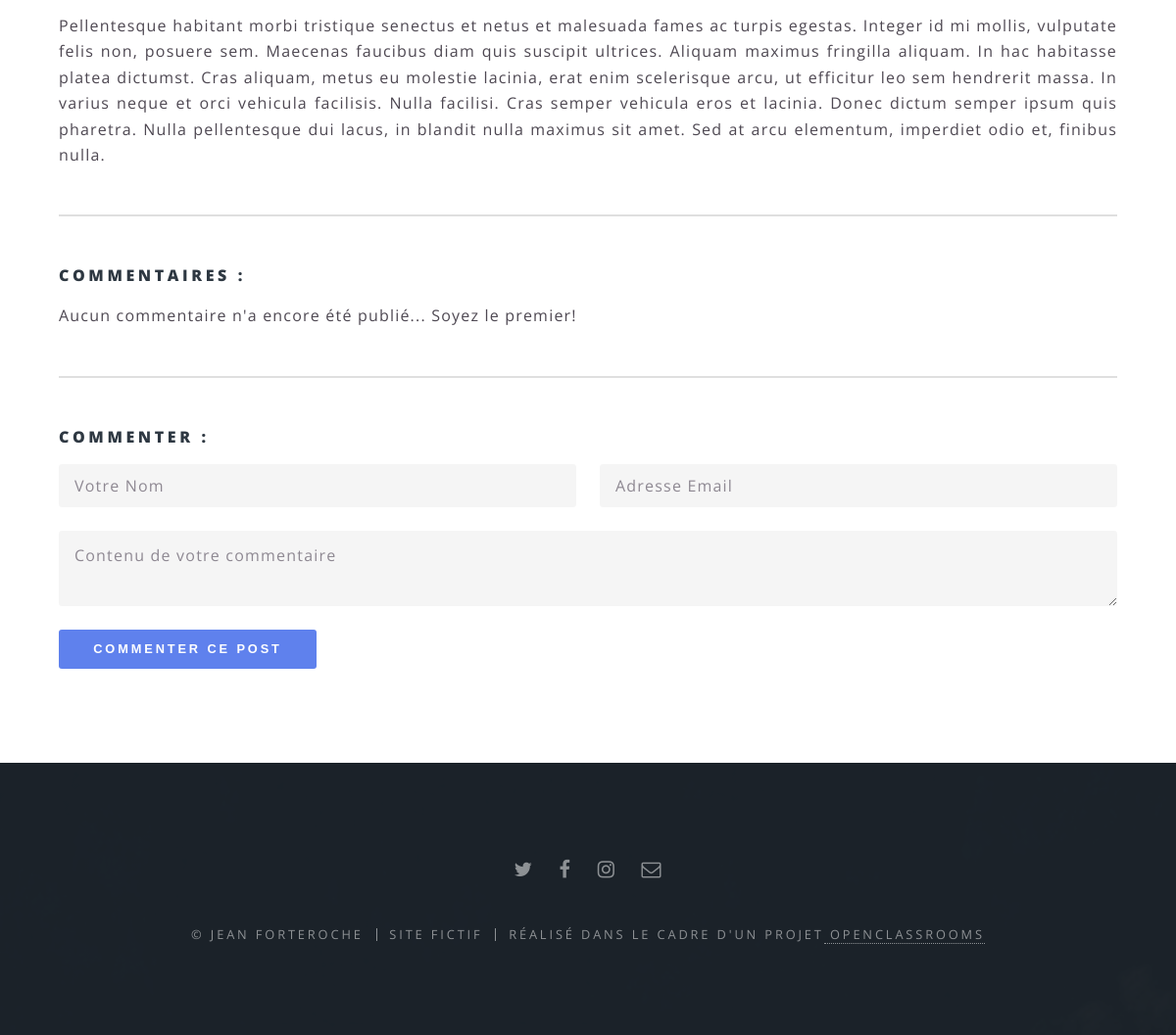
Page /?view=post&id=14 (lower part) on the earlier database version.
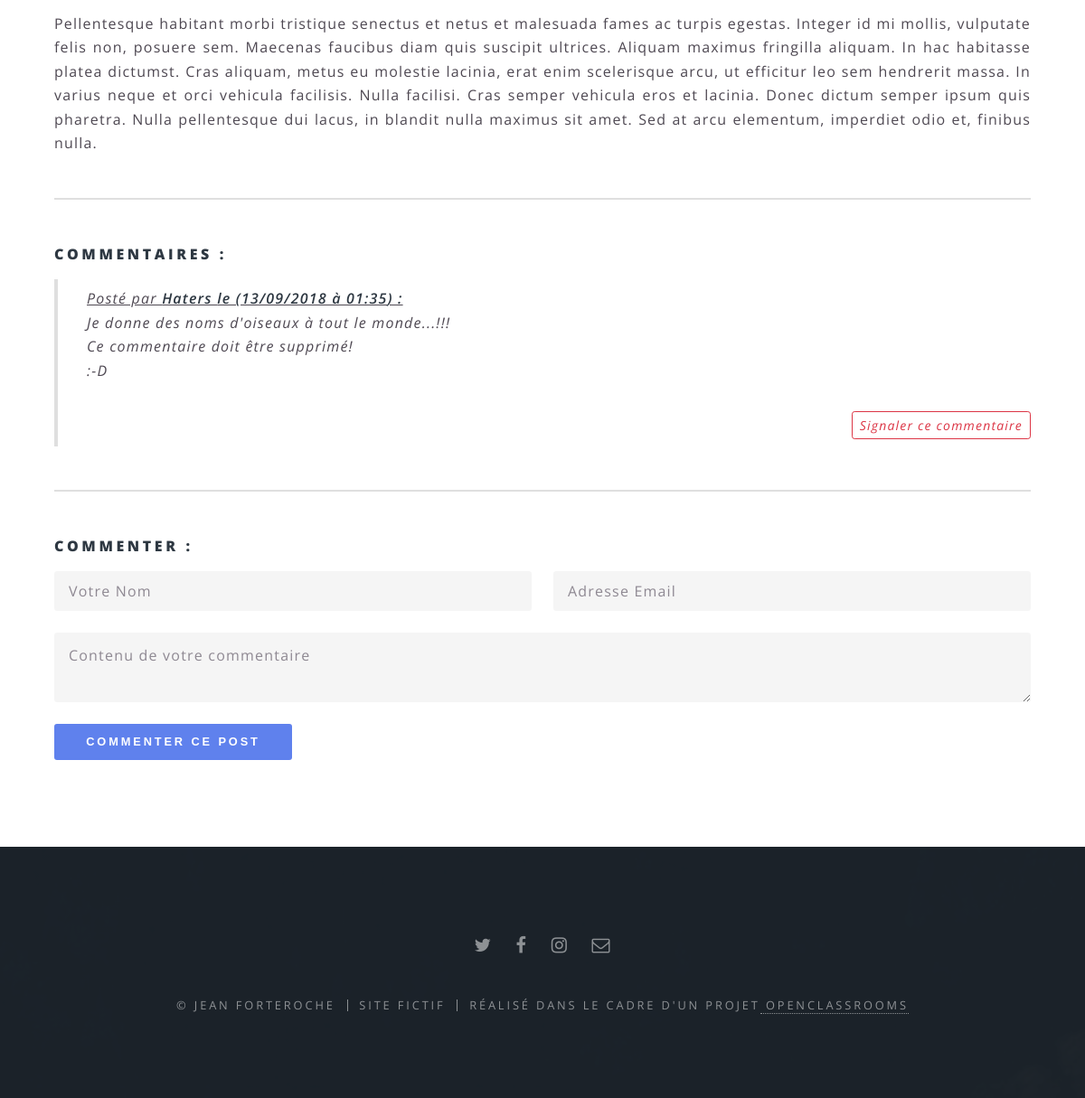
Same page on the later database version.
### tables this page shows
CREATE TABLE `comments` (
  `id` int(11) NOT NULL,
  `name` varchar(255) NOT NULL,
  `email` varchar(255) NOT NULL,
  `comment` text NOT NULL,
  `post_id` int(11) NOT NULL,
  `date` datetime NOT NULL,
  `reported` tinyint(1) NOT NULL DEFAULT '0'
);

### controllers/post.controller.php (called while the page is built, shortened)
<?php
function get_post(){
    global $db;
    $req = $db->query("
        SELECT posts.id,
                posts.title,
                posts.image,
                posts.content,
                posts.date,
                admins.name
        FROM posts
        JOIN admins
        ON posts.writer = admins.email
        WHERE posts.id='{$_GET['id']}'
        AND posts.posted='1'
    ");
    $result = $req->fetchObject();
    return $result;
}
$post = get_post();
function get_comments(){
    global $db;
    $req = $db->query("SELECT * FROM comments WHERE post_id = '{$_GET['id']}' ORDER BY date DESC");
    $results = [];
    while($rows = $req->fetchObject()){
        $results[] = $rows;
    }
    return $results;
}
$responses = get_comments();

### controllers/autoload.php (called while the page is built, shortened)
<?php
    $pages = scandir('views/');
    if(isset($_GET['view']) && !empty($_GET['view'])){
        if(in_array($_GET['view'].'.php',$pages)){
            $page = $_GET['view'];
        }else{
            $page = "error";
        }
    }else{
        $page = "home";
}
$pages_controllers = scandir('controllers/');
if(in_array($page.'.controller.php',$pages_controllers)){
    include 'controllers/'.$page.'.controller.php';
}

### views/post.php (the view, shortened to what this page needs)
<?php
if($post == false){
    header("Location:index.php?view=error");
}else{
include 'models/wrap_post.php';
?>
    <section class="wrapper style5">
    <div class="inner">
            <p><?= $post->content ?></p>
<?php
}
?>
    <hr>
    <h4>Commentaires :</h4>
<?php include 'models/comments.php' ?>
    <hr>
    <h4>Commenter :</h4>
<?php include 'models/form_comments.php'; ?>
    </div>
    </section>

### models/comments.php
<?php
    if($responses != false) {
        foreach ($responses as $response) {
            ?>
            <blockquote>
                <u>Posté par <strong><?= $response->name ?> le (<?= date("d/m/Y à H:i", strtotime($response->date)) ?>)
                        :</strong></u>
                <p><?= nl2br($response->comment) ?></p>
                <div style="text-align: right">
                <a href="#!" id="<?= $response->id ?>" type="button" class="btn btn-outline-danger btn-sm reported_comment">Signaler ce commentaire</a>
                </div>
            </blockquote>
            <?php
        }
    }else echo "Aucun commentaire n'a encore été publié... Soyez le premier!";

Differences in the rows shown:
added comments: name "Haters", date "13/09/2018 à 01:35", comment "Je donne des noms d'oiseaux à tout le monde...!!! Ce commentaire doit être supprimé! :-D"
Other differences:
text no longer shown: "Aucun commentaire n'a encore été publié... Soyez le premier!"
